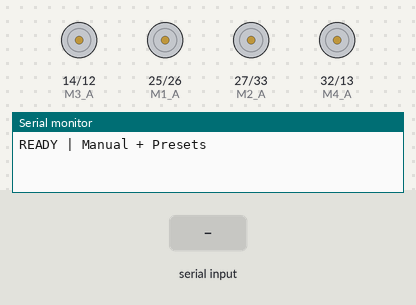
This sketch was run on a simulated ESP32. Shown: motor-driver pin pairs drawn as motors (green arrow = first pin HIGH = forward, orange = second pin HIGH = backward, longer = more drive), the last lines printed to the serial monitor. The inputs (shaded band) are chosen by the test bench. Nothing arrives over Bluetooth unless stated.

Above: at 1.5 s.
1.6 s: "NECK\n" received over Serial
At 1.9 s:
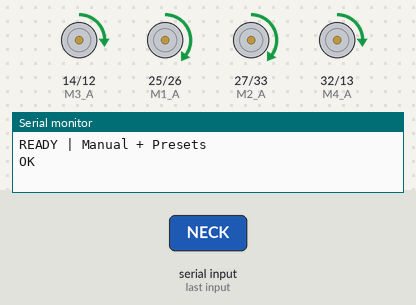
3.1 s: "M1:\n" received over the second serial link
At 4.2 s:
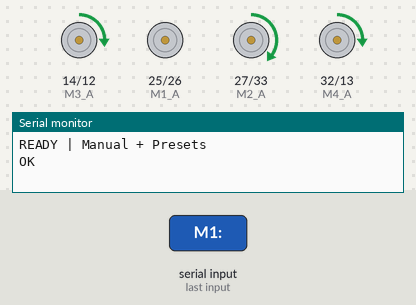
4.6 s: "M2:\n" received over Serial
At 5.4 s:
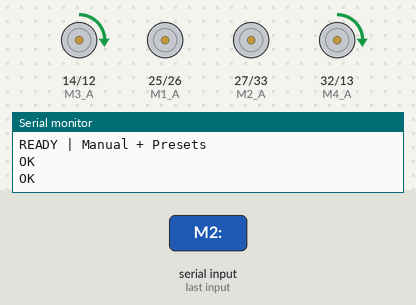
6.1 s: "M4:\n" received over the second serial link
At 6.5 s:
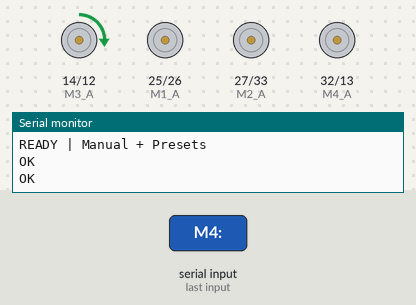
7.6 s: "SHOULDER\n" received over Serial
At 8.8 s:
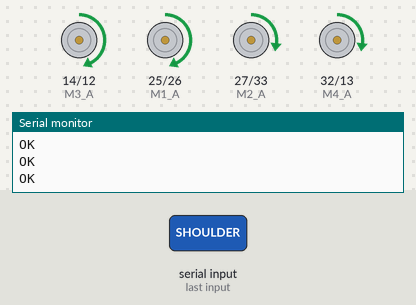
9.1 s: "M2:\n" received over the second serial link
At 10.0 s:
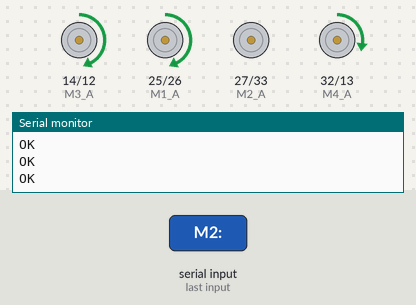
Timing chart, 0 to 11.6 s (numbered marks = the images above; inputs shaded):
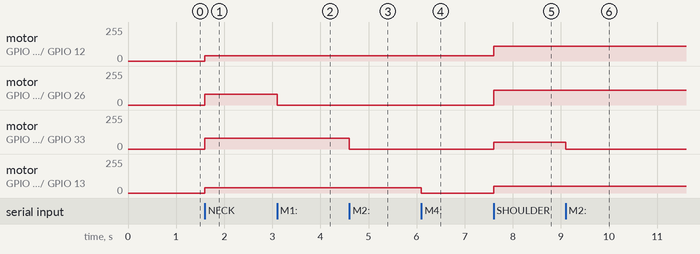

Measured:
- after the input at 1.6 s, motor on GPIO 14 (M3_A) / GPIO 12 (M3_B), motor on GPIO 32 (M4_A) / GPIO 13 (M4_B): stopped → forward 40/255 at once; motor on GPIO 25 (M1_A) / GPIO 26 (M1_B), motor on GPIO 27 (M2_A) / GPIO 33 (M2_B): stopped → forward 80/255 at once
- after the input at 3.1 s, motor on GPIO 25 (M1_A) / GPIO 26 (M1_B): forward 80/255 → stopped at once
- after the input at 4.6 s, motor on GPIO 27 (M2_A) / GPIO 33 (M2_B): forward 80/255 → stopped at once
- after the input at 6.1 s, motor on GPIO 32 (M4_A) / GPIO 13 (M4_B): forward 40/255 → stopped at once
- after the input at 7.6 s, motor on GPIO 14 (M3_A) / GPIO 12 (M3_B): forward 40/255 → forward 110/255 at once; motor on GPIO 25 (M1_A) / GPIO 26 (M1_B): stopped → forward 110/255 at once; motor on GPIO 27 (M2_A) / GPIO 33 (M2_B), motor on GPIO 32 (M4_A) / GPIO 13 (M4_B): stopped → forward 50/255 at once
- after the input at 9.1 s, motor on GPIO 27 (M2_A) / GPIO 33 (M2_B): forward 50/255 → stopped at once

The sketch:

main_code.ino
```cpp
#include "BluetoothSerial.h"
BluetoothSerial SerialBT;

// Motor driver pins
const int M1_A = 25;
const int M1_B = 26;

const int M2_A = 27;
const int M2_B = 33;

const int M3_A = 14;
const int M3_B = 12;

const int M4_A = 32;
const int M4_B = 13;

// PWM parameters
const int pwmFreq = 2000;
const int pwmResolution = 8;

void setup() {
  Serial.begin(115200);

  pinMode(M1_A, OUTPUT); pinMode(M1_B, OUTPUT);
  pinMode(M2_A, OUTPUT); pinMode(M2_B, OUTPUT);
  pinMode(M3_A, OUTPUT); pinMode(M3_B, OUTPUT);
  pinMode(M4_A, OUTPUT); pinMode(M4_B, OUTPUT);

  digitalWrite(M1_A, LOW); digitalWrite(M1_B, LOW);
  digitalWrite(M2_A, LOW); digitalWrite(M2_B, LOW);
  digitalWrite(M3_A, LOW); digitalWrite(M3_B, LOW);
  digitalWrite(M4_A, LOW); digitalWrite(M4_B, LOW);

  delay(300);

  // PWM attach (ESP32 Core v3)
  ledcAttach(M1_A, pwmFreq, pwmResolution);
  ledcAttach(M2_A, pwmFreq, pwmResolution);
  ledcAttach(M3_A, pwmFreq, pwmResolution);
  ledcAttach(M4_A, pwmFreq, pwmResolution);

  ledcWrite(M1_A, 0);
  ledcWrite(M2_A, 0);
  ledcWrite(M3_A, 0);
  ledcWrite(M4_A, 0);

  SerialBT.begin("ESP32_Upashamana");
  Serial.println("READY | Manual + Presets");
}

// ------------------------------------------------

void setMotor(int motor, int value) {
  value = constrain(value, 0, 255);

  if (motor == 1) {
    ledcWrite(M1_A, value);
    digitalWrite(M1_B, LOW);
  }
  else if (motor == 2) {
    ledcWrite(M2_A, value);
    digitalWrite(M2_B, LOW);
  }
  else if (motor == 3) {
    ledcWrite(M3_A, value);
    digitalWrite(M3_B, LOW);
  }
  else if (motor == 4) {
    ledcWrite(M4_A, value);
    digitalWrite(M4_B, LOW);
  }
}

// ------------------------------------------------

void stopAll() {
  setMotor(1, 0);
  setMotor(2, 0);
  setMotor(3, 0);
  setMotor(4, 0);
}

// ------------------------------------------------

void processCommand(String cmd, bool fromBT) {
  cmd.trim();

  // -------- MANUAL CONTROL (UNCHANGED) --------
  if (cmd.startsWith("M1:")) {
    setMotor(1, cmd.substring(3).toInt());
  }
  else if (cmd.startsWith("M2:")) {
    setMotor(2, cmd.substring(3).toInt());
  }
  else if (cmd.startsWith("M3:")) {
    setMotor(3, cmd.substring(3).toInt());
  }
  else if (cmd.startsWith("M4:")) {
    setMotor(4, cmd.substring(3).toInt());
  }

  // -------- PRESET MODES --------
  else if (cmd == "NECK") {
    setMotor(1, 80);
    setMotor(2, 80);
    setMotor(3, 40);
    setMotor(4, 40);
  }

  else if (cmd == "SHOULDER") {
    setMotor(1, 110);
    setMotor(2, 50);
    setMotor(3, 110);
    setMotor(4, 50);
  }

  else if (cmd == "BACK") {
    setMotor(1, 120);
    setMotor(2, 120);
    setMotor(3, 130);
    setMotor(4, 130);
  }

  else if (cmd == "KNEE") {
    setMotor(1, 40);
    setMotor(2, 40);
    setMotor(3, 150);
    setMotor(4, 150);
  }

  else if (cmd == "OFF") {
    stopAll();
  }

  fromBT ? SerialBT.println("OK") : Serial.println("OK");
}

// ------------------------------------------------

void loop() {
  if (Serial.available()) {
    processCommand(Serial.readStringUntil('\n'), false);
  }

  if (SerialBT.available()) {
    processCommand(SerialBT.readStringUntil('\n'), true);
  }
}
```
